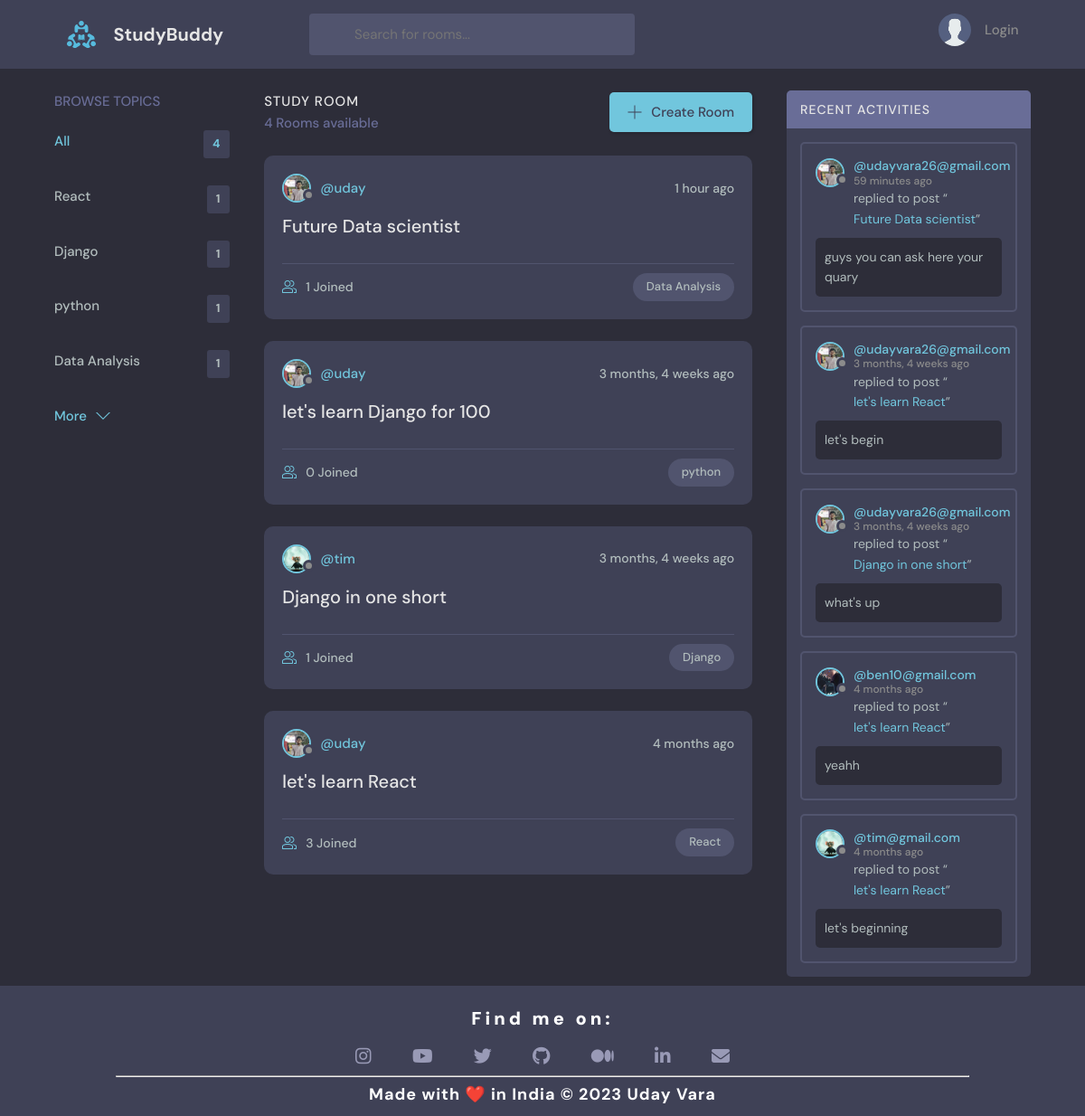
The page / on the database its author committed.
### base/models.py (models this page shows, shortened)
class Topic(models.Model):
    name = models.CharField(max_length=200)

class Room(models.Model):
    host = models.ForeignKey(User, on_delete=models.SET_NULL, null=True)
    topic = models.ForeignKey(Topic, on_delete=models.SET_NULL, null=True)
    name = models.CharField(max_length=200)
    description = models.TextField(null=True, blank=True)
    participants = models.ManyToManyField(User, related_name='participants', blank=True)
    update = models.DateTimeField(auto_now=True)
    created = models.DateTimeField(auto_now_add=True)
    class Meta:
        ordering = ['-update', '-created']
    def __str__(self):
        return self.name

class User(AbstractUser):
    name = models.CharField(max_length= 200 , null= True)
    email = models.EmailField( unique=True,null= True)
    bio = models.TextField(null= True)
    avatar = models.ImageField(null = True , default = "avatar.svg")
    USERNAME_FIELD = 'email'
    REQUIRED_FIELDS = ['username']

class Message(models.Model):
    user = models.ForeignKey(User,on_delete=models.CASCADE)
    room= models.ForeignKey(Room,on_delete=models.CASCADE)
    body = models.TextField()
    update = models.DateTimeField(auto_now=True)
    created = models.DateTimeField(auto_now_add=True)
    class Meta:
        ordering = ['-update', '-created']

### base/views.py (the view)
# urls.py: path('',views.home, name = 'home'),
def home(request):
    q = request.GET.get('q') if request.GET.get('q')  != None else ''
    rooms = Room.objects.filter(
        Q(topic__name__icontains=q) |
        Q(name__icontains=q) |
        Q(description__icontains=q)
        )
    topics = Topic.objects.all()[0:5]
    room_count =  rooms.count()
    room_messages = Message.objects.filter(Q(room__topic__name__icontains=q))[0:5]
    context =  {'rooms': rooms , 'topics': topics , 'room_count' : room_count , 'room_messages': room_messages}
    return render(request, 'base/home.html',context)

### base/templates/base/home.html (shortened to what this page needs)
{% extends 'main.html' %}
{% block content %}
<main class="layout layout--3">
      <div class="container">
        {% include 'base/topics_component.html' %}
        <div class="roomList">
          <div class="roomList__header">
            <div>
              <h2>Study Room</h2>
              <p>{{room_count}} Rooms available</p>
            </div>
            <a class="btn btn--main" href="{% url 'create-room' %}">
              <svg version="1.1" xmlns="http://www.w3.org/2000/svg" width="32" height="32" viewBox="0 0 32 32">
                <title>add</title>
                <path
                  d="M16.943 0.943h-1.885v14.115h-14.115v1.885h14.115v14.115h1.885v-14.115h14.115v-1.885h-14.115v-14.115z"
                ></path>
              </svg>
              Create Room
            </a>
          </div>
          {% include 'base/feed_component.html' %}
        </div>
        {% include 'base/activity_component.html' %}
      </div>
</main>
{% include 'footer.html' %}
{% endblock %}

### base/templates/base/topics_component.html
<div class="topics">
    <div class="topics__header">
      <h2>Browse Topics</h2>
    </div>
    <ul class="topics__list">
      <li>
        <a href="{% url 'home' %}" class="active">All<span>{{topics.count}}</span></a>
      </li>
      {% for topic in topics %}
      <li>
        <a href="{% url 'home' %}?q={{topic.name}}">{{topic.name}}<span>{{topic.room_set.all.count}}</span></a>
      </li>
      {% endfor %}
    </ul>
    <a class="btn btn--link" href=" {% url 'topics' %}">
      More
      <svg version="1.1" xmlns="http://www.w3.org/2000/svg" width="32" height="32" viewBox="0 0 32 32">
        <title>chevron-down</title>
        <path d="M16 21l-13-13h-3l16 16 16-16h-3l-13 13z"></path>
      </svg>
    </a>
  </div>

### base/templates/base/feed_component.html (shortened to what this page needs)
{% for room in rooms %}
<div class="roomListRoom">
    <div class="roomListRoom__header">
        {% if room.host %}
        <a href="{% url 'user-Profile' room.host.id %}" class="roomListRoom__author">
         {% endif %}
        <div class="avatar avatar--small">
          <img src="{{room.host.avatar.url}}" />
        </div>
        <span>@{{room.host.username}}</span>
      </a>
      <div class="roomListRoom__actions">
        <span>{{room.created|timesince}} ago</span>
      </div>
    </div>
    <div class="roomListRoom__content">
      <a href="{% url 'room' room.id %}">{{room.name}}</a>
    </div>
    <div class="roomListRoom__meta">
      <a href="{% url 'room' room.id %}" class="roomListRoom__joined">
        {{room.participants.all.count}} Joined
      </a>
      <p class="roomListRoom__topic">{{room.topic.name}}</p>
    </div>
</div>
{% endfor %}

### base/templates/base/activity_component.html (shortened to what this page needs)
<div class="activities">
    <div class="activities__header">
      <h2>Recent Activities</h2>
    </div>
    {% for message in room_messages %}
    <div class="activities__box">
      <div class="activities__boxHeader roomListRoom__header">
        <a href="{% url 'user-Profile' message.user.id %}" class="roomListRoom__author">
          <div class="avatar avatar--small">
            <img src="{{message.user.avatar.url}}" />
          </div>
          <p>
            @{{ message.user }}
            <span> {{ message.created|timesince }} ago</span>
          </p>
        </a>
    </div>
      <div class="activities__boxContent">
        <p>replied to post “<a href="{% url 'room' message.room.id %}">{{message.room}}</a>”</p>
        <div class="activities__boxRoomContent">
          {{message.body}}
        </div>
      </div>
    </div>
    {% endfor %}
</div>

### rows shown on the page
Topic: name "React", room_set.all.count "1"
Topic: name "Django", room_set.all.count "1"
Topic: name "python", room_set.all.count "1"
Topic: name "Data Analysis", room_set.all.count "1"
Room: host.avatar (picture), host.username "uday", created "1 hour", name "Future Data scientist", participants.all.count "1", topic.name "Data Analysis"
Room: host.avatar (picture), host.username "uday", created "3 months, 4 weeks", name "let's learn Django for 100", participants.all.count "0", topic.name "python"
Room: host.avatar (picture), host.username "tim", created "3 months, 4 weeks", name "Django in one short", participants.all.count "1", topic.name "Django"
Room: host.avatar (picture), host.username "uday", created "4 months", name "let's learn React", participants.all.count "3", topic.name "React"
Message: user.avatar (picture), user "udayvara26@gmail.com", created "59 minutes", room "Future Data scientist", body "guys you can ask here your quary"
Message: user.avatar (picture), user "udayvara26@gmail.com", created "3 months, 4 weeks", room "let's learn React", body "let's begin"
Message: user.avatar (picture), user "udayvara26@gmail.com", created "3 months, 4 weeks", room "Django in one short", body "what's up"
Message: user.avatar (picture), user "ben10@gmail.com", created "4 months", room "let's learn React", body "yeahh"
Message: user.avatar (picture), user "tim@gmail.com", created "4 months", room "let's learn React", body "let's beginning"

### other values the page prints
{{ topics.count }} "4"
{{ room_count }} "4"
